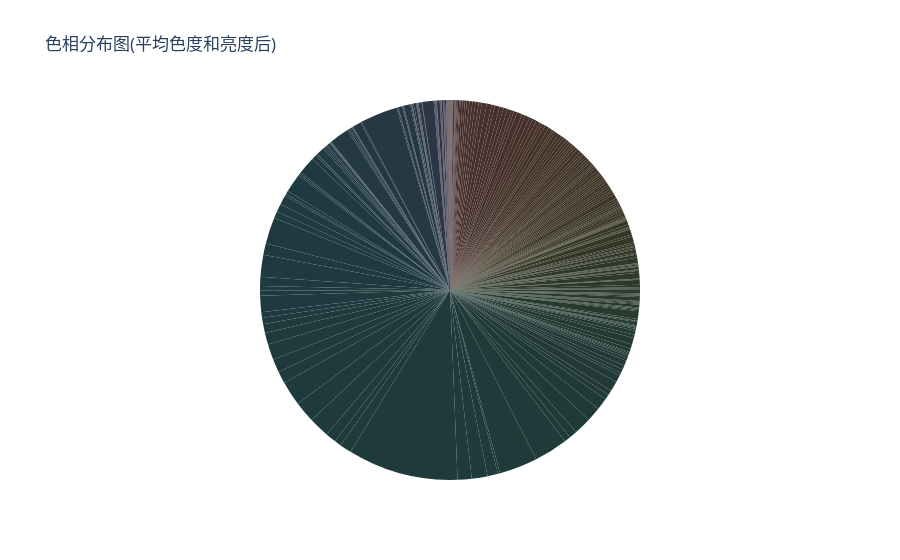

The notebook cell saved with this chart:
### Code cell
import plotly.graph_objects as go

# Sort the DataFrame by 'H' column
df_merged_sorted = df_merged.sort_values('H')

# Calculate LCH values based on C_mean, L_mean, and H
lch_colors = [(L_mean, C_mean, h) for h in df_merged_sorted['H']]

# Convert LCH colors to RGB
converter = cspace_converter("CIELCh", "sRGB255")
rgb_colors = converter(lch_colors)

# Format RGB colors
colors = ['rgb({},{},{})'.format(int(r), int(g), int(b)) for r, g, b in rgb_colors]

fig = go.Figure(data=go.Pie(labels=df_merged_sorted['H'], values=df_merged_sorted['v'], marker=dict(colors=colors), textinfo='none', direction='clockwise', sort=False))
fig.update_layout(title='色相分布图(平均色度和亮度后)', showlegend=False)
fig.show()

### Figure 1 — Plotly figure (JSON) as saved in the notebook; plotly's stock layout.template omitted (floating-point values rounded to 4 significant figures; data arrays with more than 128 entries replaced by an {"elided": "..."} marker saying what was removed)
{"data": [{"direction": "clockwise", "labels": {"elided": "361 int values"}, "marker": {"colors": {"elided": "361 str values"}}, "sort": false, "textinfo": "none", "type": "pie", "values": {"elided": "361 int values"}}], "layout": {"showlegend": false, "title": {"text": "色相分布图(平均色度和亮度后)"}}}
